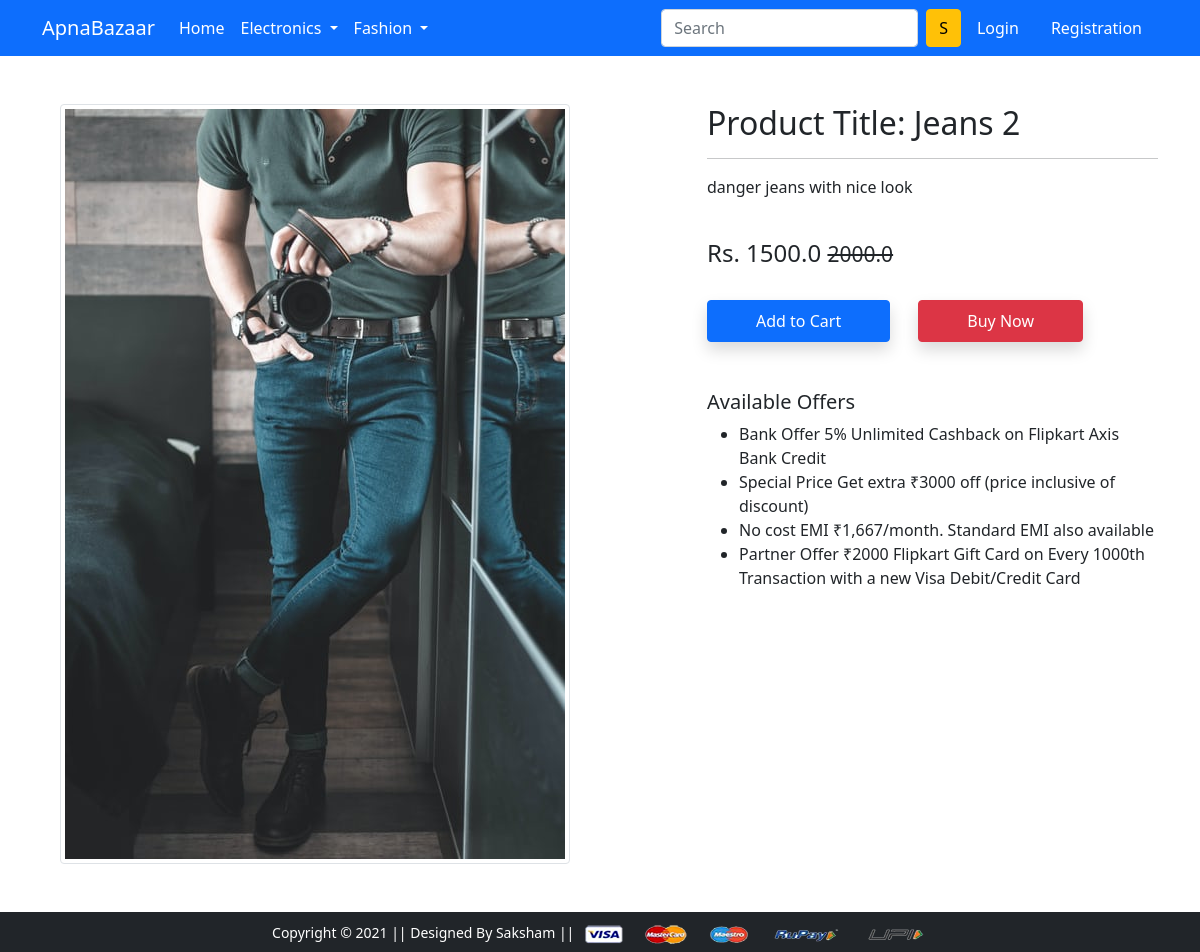
The page /product-detail/14 on the database its author committed.
### app/models.py (models this page shows, shortened)
class Product(models.Model):
    title = models.CharField(max_length=100)
    selling_price = models.FloatField()
    discounted_price = models.FloatField()
    description = models.TextField()
    brand = models.CharField(max_length=100)
    category = models.CharField(choices=CATEGORY_CHOICES, max_length=2)
    product_image = models.ImageField(upload_to='productimg')

### app/views.py (the view)
# urls.py: path('product-detail/<int:pk>', views.ProductDetailView.as_view(), name='product-detail'),
class ProductDetailView(View):
    def get(self, request, pk):
        totalitem = 0
        product = Product.objects.get(pk=pk)
        item_in_cart = False
        if request.user.is_authenticated:
            item_in_cart = Cart.objects.filter(Q(product=product.id) & Q(user=request.user)).exists()
            totalitem=len(Cart.objects.filter(user=request.user))
        return render(request, 'app/productdetail.html', {'product':product, 'item_in_cart':item_in_cart,'totalitem':totalitem})

### app/templates/app/productdetail.html (shortened to what this page needs)
{% extends 'app/base.html' %}
{% load static %}
{% block main-content %}
<div class="container my-5">
    <div class="row">
        <div class="col-sm-6 text-center align-self-center">
            <img src="{{product.product_image.url}}" alt="" class="img-fluid img-thumbnail">
        </div>
        <div class="col-sm-5 offset-sm-1">
            <h2>Product Title: {{product.title}}</h2>
            <hr>
            <p>{{product.description}}</p> <br>
            <h4>Rs. {{product.discounted_price}} <small
                    class="fw-light text-decoration-line-through">{{product.selling_price}}</small></h4> <br>
            {% if request.user.is_authenticated %}
                {% if item_in_cart %}
                    <a href="{% url 'showcart' %}" class="btn btn-primary shadow px-5 py-2">Go to Cart</a>
                {% else %}
                    <form action="/add-to-cart" class='d-inline'>
                        <input type="hidden" name="prod_id" value={{product.id}} id="prod_id">
                        <button type="submit" class="btn btn-primary shadow px-5 py-2">Add to Cart</button>
                    </form>
                {% endif %}
            {% else %}
            <form action="/add-to-cart" class='d-inline'>
                <button type="submit" class="btn btn-primary shadow px-5 py-2">Add to Cart</button>
            </form>
            {% endif %}
            <a href="{% url 'checkout' %}" class="btn btn-danger shadow px-5 py-2 ms-4">Buy Now</a>
            <h5 class="mt-5">Available Offers</h5>
            <ul>
                <li>Bank Offer 5% Unlimited Cashback on Flipkart Axis Bank Credit</li>
                <li>Special Price Get extra ₹3000 off (price inclusive of discount)</li>
                <li>No cost EMI ₹1,667/month. Standard EMI also available</li>
                <li>Partner Offer ₹2000 Flipkart Gift Card on Every 1000th Transaction with a new Visa Debit/Credit Card
                </li>
            </ul>
        </div>
    </div>
</div>
{% endblock main-content %}

### rows shown on the page
Product: product_image (picture), title "Jeans 2", description "danger jeans with nice look", discounted_price "1500.0", selling_price "2000.0"
